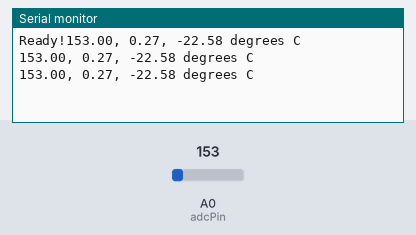
This sketch was run on a simulated Arduino Uno, built with avr-gcc and run on an emulated ATmega328P. On the bench: the last lines printed to the serial monitor. The inputs (shaded band) are chosen by the test bench; at power-on: A0 (adcPin) = 153.

Above: at 1.3 s.
1.4 s: A0 (adcPin) set to 165
At 1.9 s:
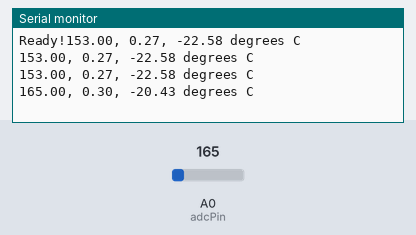
2.9 s: A0 (adcPin) set to 175
At 3.4 s:
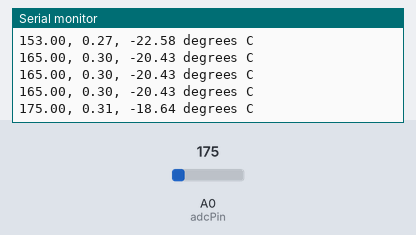
Timing chart, 0 to 5.9 s (numbered marks = the images above; inputs shaded):
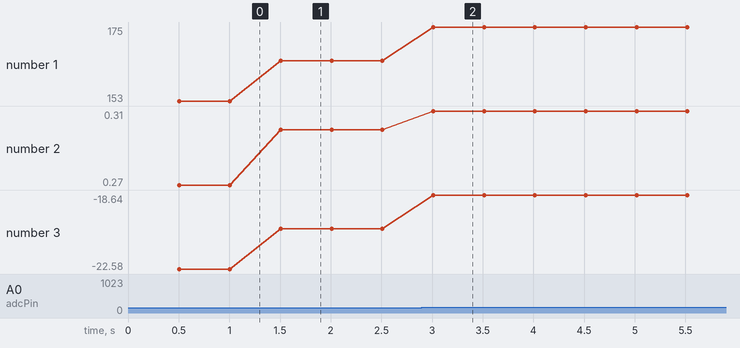

Measured:
- after the input at 1.4 s, the serial monitor: prints a new line after 0.11 s (image 1)
- after the input at 2.9 s, the serial monitor: prints a new line after 0.11 s (image 2)
- plotted number 1: 153 → 165 after the input at 1.4 s, 165 → 175 after the input at 2.9 s
- plotted number 2: 0.27 → 0.3 after the input at 1.4 s, 0.3 → 0.31 after the input at 2.9 s
- plotted number 3: -22.58 → -20.43 after the input at 1.4 s, -20.43 → -18.64 after the input at 2.9 s

The sketch:

HUZZAH_A0_raw.ino
```cpp
/* Sensor test sketch
  for more information see http://www.ladyada.net/make/logshield/lighttemp.html
  */


//ADC Pin Variables
int adcPin = A0;

int tempReading;        // the analog reading from the sensor

/*************************************/
/*   SETUP                           */
/*************************************/
void setup(void) {
  // We'll send debugging information via the Serial monitor
  Serial.begin(115200);

  delay(2);
  Serial.print("Ready!");

}


/*************************************/
/*   LOOP                            */
/*************************************/
void loop(void) {

  // Read temperature
  //int temp = readTemp();
  float raw = analogRead(adcPin);

  Serial.print(raw);
  Serial.print(", ");
  float volt = (raw/1024.0)*1.835; // Huzzah ADC is MAX 1.0 Volt
  Serial.print(volt);
  Serial.print(", ");
  float temp = (volt-0.5)*100.0;    // TMP 36 has 500mV offset and 1 deg. /10 mV
  Serial.print(temp);
  Serial.println(" degrees C");

    // Five minutes delay
//    for (int i=0;i<50;i++)
    {
      delay(500);
    }

}
```
